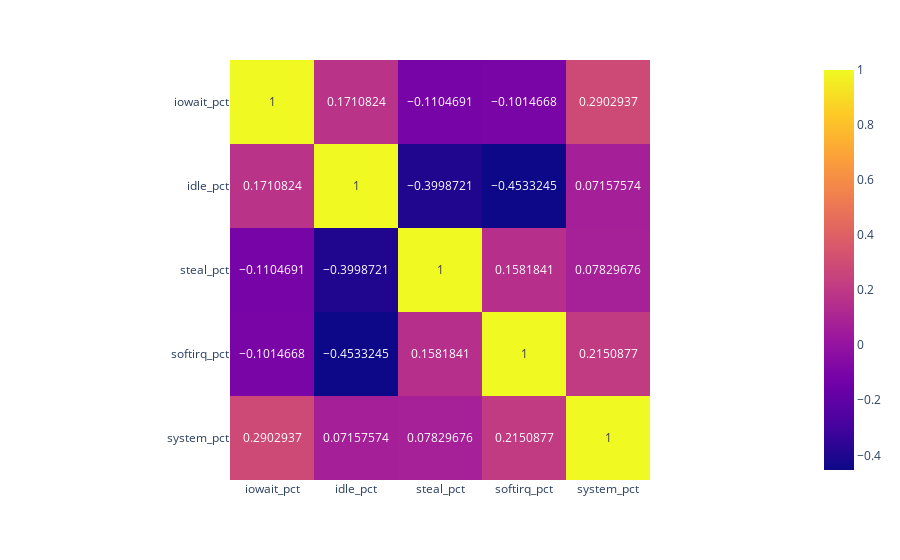

The notebook cell this image was saved under:
### Code cell
figure = px.imshow(correlated_data, text_auto=True)
figure.show()

### Figure 1 — Plotly figure (JSON) as saved in the notebook; plotly's stock layout.template omitted (floating-point values rounded to 4 significant figures)
{"data": [{"coloraxis": "coloraxis", "hovertemplate": "x: %{x}<br>y: %{y}<br>color: %{z}<extra></extra>", "name": "0", "texttemplate": "%{z}", "type": "heatmap", "x": ["iowait_pct", "idle_pct", "steal_pct", "softirq_pct", "system_pct"], "xaxis": "x", "y": ["iowait_pct", "idle_pct", "steal_pct", "softirq_pct", "system_pct"], "yaxis": "y", "z": [[1, 0.1711, -0.1105, -0.1015, 0.2903], [0.1711, 1, -0.3999, -0.4533, 0.07158], [-0.1105, -0.3999, 1, 0.1582, 0.0783], [-0.1015, -0.4533, 0.1582, 1, 0.2151], [0.2903, 0.07158, 0.0783, 0.2151, 1]]}], "layout": {"coloraxis": {"colorscale": [[0, "#0d0887"], [0.1111, "#46039f"], [0.2222, "#7201a8"], [0.3333, "#9c179e"], [0.4444, "#bd3786"], [0.5556, "#d8576b"], [0.6667, "#ed7953"], [0.7778, "#fb9f3a"], [0.8889, "#fdca26"], [1, "#f0f921"]]}, "margin": {"t": 60}, "xaxis": {"anchor": "y", "constrain": "domain", "domain": [0, 1], "scaleanchor": "y"}, "yaxis": {"anchor": "x", "autorange": "reversed", "constrain": "domain", "domain": [0, 1]}}}
